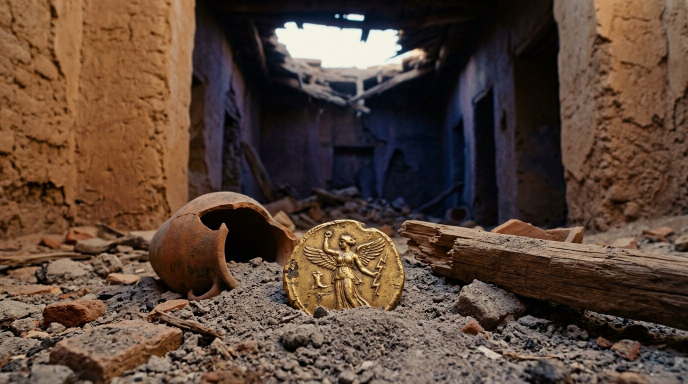
#> input picture projects/ancient_world_of_ice_and_fire/episodes/ep002_harpy_and_dragon/art_dev/masters/001.jpg, 1376 x 768 px, found by its file name (shown at 1/2 size); its folder holds 4 pictures in this run
$ python build_ep002_plates.py
#> lines starting #> are read from the running program, lines starting #| are printed output that depends on the picture
### scripts/episode-audit/frame_plates.py
"""Derive 15 plate framings from one scene master.

Every frame is a true 16:9 window fully inside the master, so no crop can run
past an edge and introduce the black bars that a naive fractional crop gives.
The window slides and tightens across the scene, which is what a camera does
inside one shot.
"""
import sys, os
from PIL import Image

W_OUT, H_OUT = 1376, 768
AR = W_OUT / H_OUT

# (zoom, focus_x, focus_y). zoom 1.0 = whole frame; higher = tighter.
# focus is the point of interest in 0..1 master coordinates.
SHOTS = [
    # wide establishing, then drift: establishes in, pushes, crosses the frame,
    # finds detail, then returns. No two consecutive shots share a focal point,
    # which is what stops fifteen plates reading as one photograph.
    (1.00, 0.50, 0.50), (1.06, 0.32, 0.54), (1.12, 0.68, 0.46),
    (1.20, 0.45, 0.62), (1.32, 0.60, 0.50), (1.45, 0.34, 0.42),
    (1.24, 0.72, 0.58), (1.10, 0.50, 0.70), (1.38, 0.42, 0.36),
    (1.16, 0.66, 0.66), (1.30, 0.28, 0.60), (1.52, 0.55, 0.44),
    (1.18, 0.40, 0.50), (1.08, 0.62, 0.38), (1.26, 0.50, 0.55),
]
def frame(im, zoom, fx, fy, out=W_OUT, h_out=H_OUT):
    W, H = im.size
    # largest 16:9 window at this zoom that fits the master
    w = W / zoom
    h = w / AR
    if h > H:
        h = H / (zoom / 1.0) if False else H
        h = H
        w = h * AR
    if w > W:
        w = W
        h = w / AR
    # clamp the window inside the image, honouring the focus point
    x = min(max(fx * W - w / 2, 0), W - w)
    y = min(max(fy * H - h / 2, 0), H - h)
    box = (int(round(x)), int(round(y)), int(round(x + w)), int(round(y + h)))
    return im.crop(box).resize((out, h_out), Image.LANCZOS)

# [10 lines left out: function main, not called in this run]

# [2 lines that do not run on import are left out]

### scripts/episode-audit/build_ep002_plates.py
"""Turn scene masters into the 1,050 plate slots the film expects.

Slot n belongs to scene ceil(n/15). If a scene's master exists, its fifteen
slots are filled from it with the framing table; if not, the slot is left
alone so a partial build can never corrupt a complete one.

Writes to a staging directory by default, because the render reads
assets/images continuously and a half-swapped set would blend two episodes.
"""
import os, sys, shutil
sys.path.insert(0, os.path.dirname(__file__))
from PIL import Image
from frame_plates import frame, SHOTS

MASTERS = "projects/ancient_world_of_ice_and_fire/episodes/ep002_harpy_and_dragon/art_dev/masters"
STAGE   = "projects/ancient_world_of_ice_and_fire/episodes/ep002_harpy_and_dragon/art_dev/plates"
PLATES_PER_SCENE = 15

def build(outdir=STAGE, scenes=None):
    os.makedirs(outdir, exist_ok=True)
    todo = scenes or range(1, 71)
    done, empty = [], []
    for sc in todo:
        m = os.path.join(MASTERS, f"{sc:03d}.jpg")
        if not os.path.exists(m):
            empty.append(sc); continue
        im = Image.open(m).convert("RGB")
#> im is the input picture: PIL image 1376x768 RGB; mean R, G, B 90.5, 69.2, 56.3
        base = (sc - 1) * PLATES_PER_SCENE
        for k in range(PLATES_PER_SCENE):
            z, fx, fy = SHOTS[k]
            p = os.path.join(outdir, f"{base + k + 1:04d}.jpg")
            frame(im, z, fx, fy).save(p, quality=76, progressive=True, optimize=True)
#> this loop made 15 passes
#> pass 2, in build, `frame(im, z, fx, fy).save(p, quality=76, progressive=True, optimize=Tr..`:
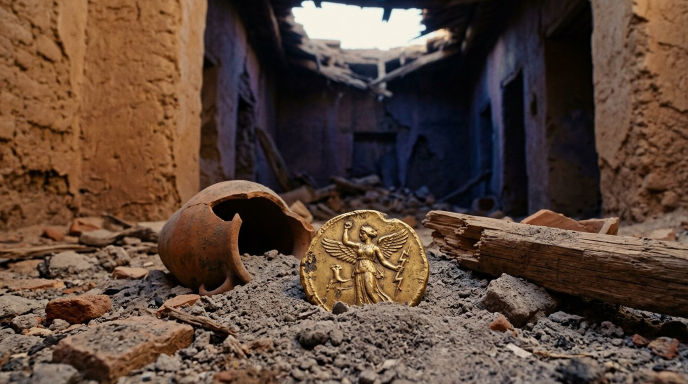
#> saved as 0002.jpg: PIL image 1376x768 RGB (shown at 1/2 size); mean R, G, B 91.4, 69.9, 57.2
        done.append(sc)
#> pass 2 of the loop in build, `for sc in todo:`:
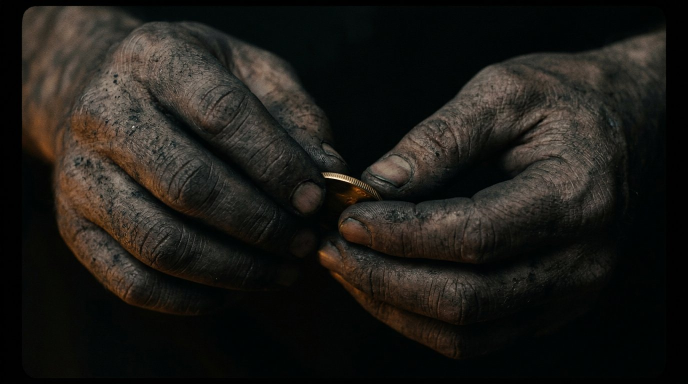
#> input picture projects/ancient_world_of_ice_and_fire/episodes/ep002_harpy_and_dragon/art_dev/masters/002.jpg, 1376 x 768 px, found by its file name (shown at 1/2 size)
#> in build, im is the input picture: PIL image 1376x768 RGB; mean R, G, B 29.1, 27.2, 23.1
#> the loop in build, `for k in range(PLATES_PER_SCENE):` made 15 passes
#> pass 2, in build, `frame(im, z, fx, fy).save(p, quality=76, progressive=True, optimize=Tr..`:
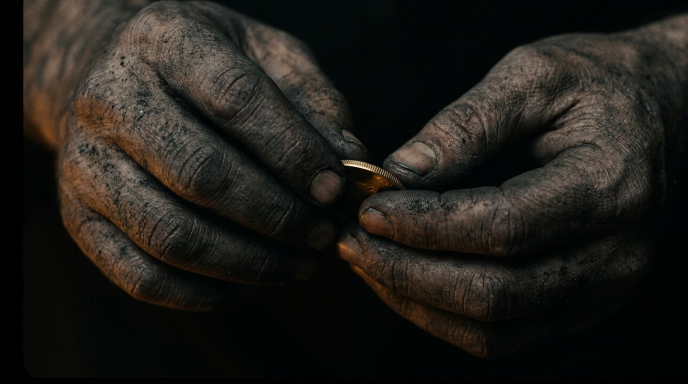
#> saved as 0017.jpg: PIL image 1376x768 RGB (shown at 1/2 size); mean R, G, B 31.8, 29.5, 25
#> pass 3 of the loop in build, `for sc in todo:`:
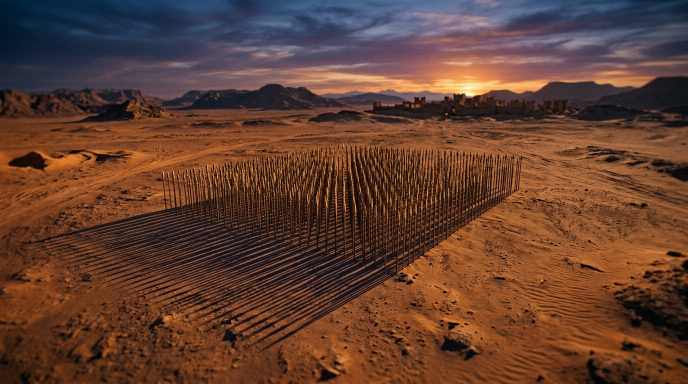
#> input picture projects/ancient_world_of_ice_and_fire/episodes/ep002_harpy_and_dragon/art_dev/masters/003.jpg, 1376 x 768 px, found by its file name (shown at 1/2 size)
#> in build, im is the input picture: PIL image 1376x768 RGB; mean R, G, B 99.3, 63.5, 48.4
#> the loop in build, `for k in range(PLATES_PER_SCENE):` made 15 passes
#> pass 2, in build, `frame(im, z, fx, fy).save(p, quality=76, progressive=True, optimize=Tr..`:
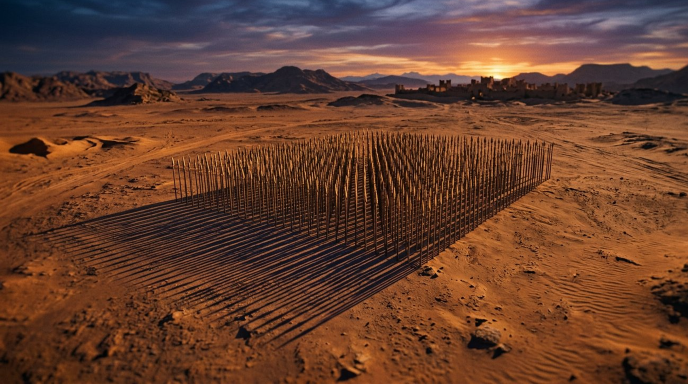
#> saved as 0032.jpg: PIL image 1376x768 RGB (shown at 1/2 size); mean R, G, B 103.3, 63.6, 45.6
#> the loop made 70 passes; the first 3 are shown
    return done, empty

if __name__ == "__main__":
    d, e = build()
    print(f"scenes built: {len(d)}  ->  {len(d)*PLATES_PER_SCENE} plates")
    print(f"scenes with no master yet: {e}")
